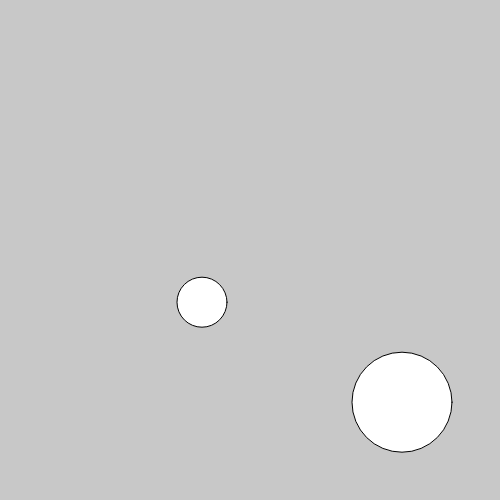
Frame 1 (no input)
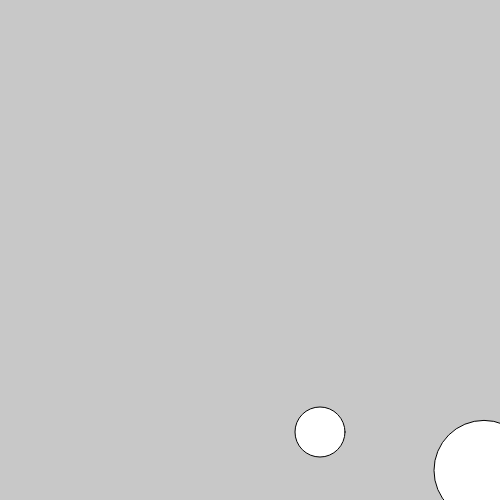
Frame 60 (no input)
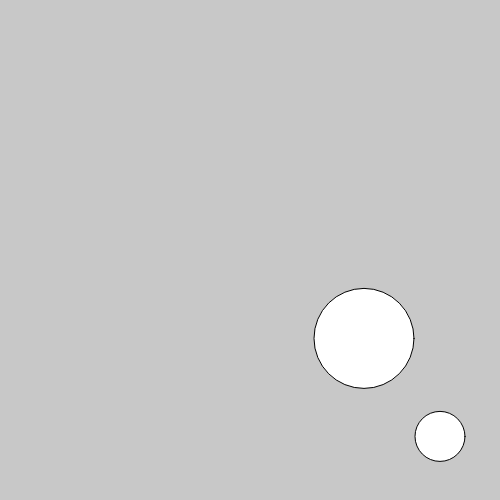
Frame 120 (the mouse pressed at the canvas centre since frame 60)

The p5.js sketch that drew these frames (run headless with seeded random() and noise() and a simulated clock; from frame 60 on, the mouse is pressed at the canvas centre):

// p5.js sketch
// ── sketch.js
var ball1;
var ball2;

function setup() {
  createCanvas(500, 500);
  ball1 = new Ball();
  ball2 = new Ball();
  ball1.setup(200, 300, 50, 2.0, 2.2);
  ball2.setup(400, 400, 100, 2.0, 2.2);
}

function draw() {
  background(200);
  ball1.move();
  ball1.display();
  ball1.bounce();

  ball2.move();
  ball2.display();
  ball2.bounce();

}

// ── ball.js
function Ball() {
this.setup = function (x,y,size,xSpeed, ySpeed) {
    this.x = x;
    this.y = y;
    this.size = size;
    this.xSpeed = xSpeed;
    this.ySpeed = ySpeed;
  }

  this.move = function() {
    this.x = this.x + this.xSpeed;
    this.y = this.y + this.ySpeed;
  }

  this.bounce = function () {
    if ( this.x < 0 || this.x > width){
      this.xSpeed = this.xSpeed * -1;
    }
    if (this.y < 0 || this.y > height){
      this.ySpeed = this.ySpeed * -1;
    }
  }

  this.display = function () {
    ellipse(this.x, this.y, this.size, this.size);
  }
}
